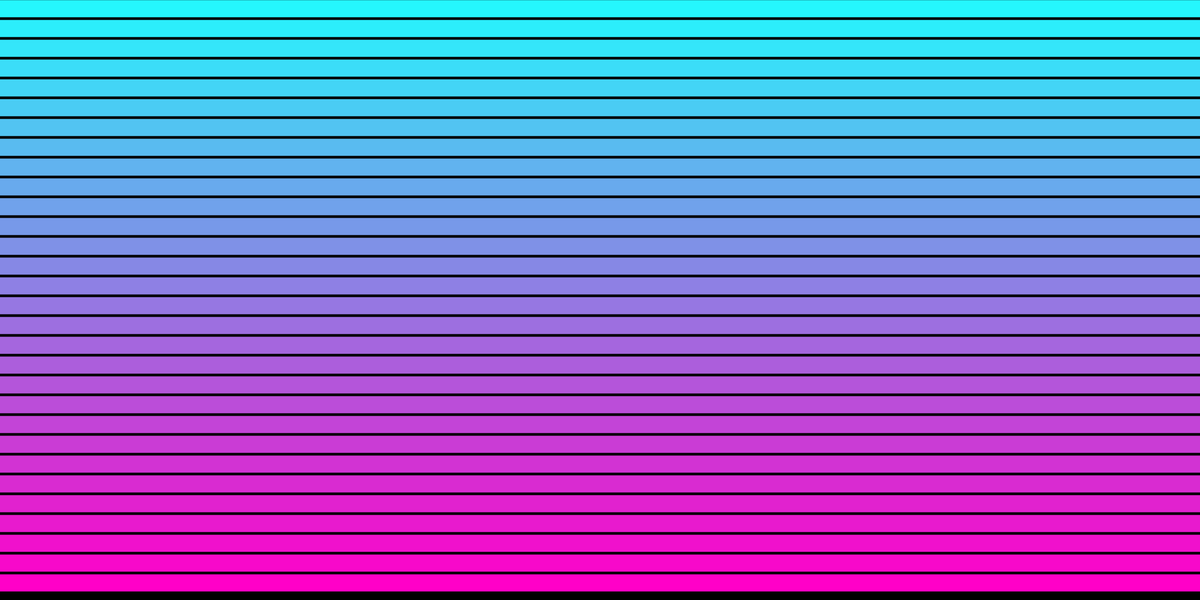
Frame 1 (no input)
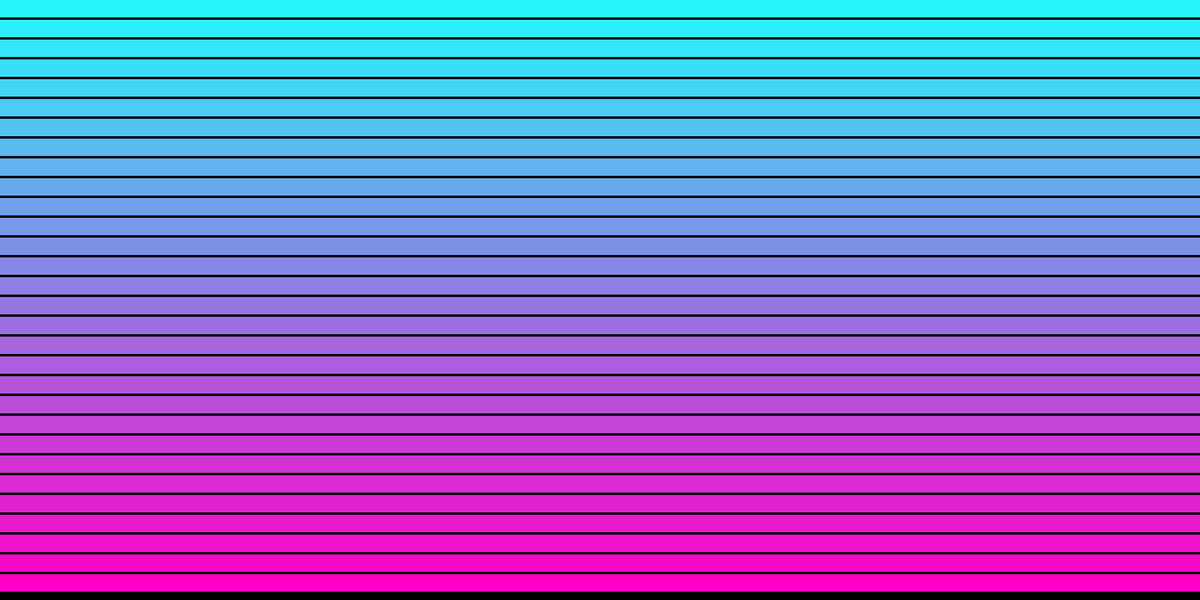
Frame 60 (the mouse pressed at the canvas centre just before this capture)
Frame 120 (the mouse held since frame 60 and released just before this capture): identical to frame 60, image omitted

The Processing sketch that drew these frames (run headless with seeded random() and noise(); from frame 60 on, the mouse is pressed at the canvas centre):

// Processing sketch: Color_Gradient
// ── Color_Gradient.pde
color from;  // Starting color
color to;  // Ending color
float stroke_weight;
int amount_of_lines;  // Increase this to get a more fluid gradient
float gap;  // Gaps between the lines, measured in pixels

// Stores color values
HashMap<String, Integer> colors = new HashMap<String, Integer>();  // Integer because HashMap can only refrence types

// TODO: Add variable to differ width of lines to create taper/bulge effect?
void setup()
{
    size(2000, 1000);
    // If in HSB just shifts color wheel through other colors
      // So use default RGB colorspace
    //colorMode(HSB, 360, 100, 100);

    // COLORS (in RGB)
    colors.put("yellow", color(255, 247, 0));
    colors.put("lime green", color(170, 255, 0));
    colors.put("seafoam green", color(0, 255, 213));
    colors.put("neon blue", color(29, 255, 255));
    colors.put("dark blue", color(0, 3, 66));
    colors.put("hot pink", color(255, 0, 200));

    from = colors.get("neon blue");
    to = colors.get("hot pink");
    
    amount_of_lines = 30;  // Increase this to get a more fluid gradient
    // Careful of gaps when line count is high
      // Big gaps should not be used on high line counts
    gap = 4.5;  // Gaps between the lines, measure in pixels
    // abs() for protection of gap value being higher than division
    stroke_weight = abs((height/amount_of_lines) - gap);  // So no line overlap (not visible anyways but eh)
    // Above 400 lines the lines on screen get so small unpredictable stuff happens
    if (amount_of_lines > 400)
      stroke_weight = 400;
    strokeWeight(stroke_weight);
    
    // RGB Color of gaps, if any
    background(0);
}

void draw()
{
  // Keep in draw loop, otherwise displays gaps where there shouldn't be
  for (int i = 1; i <= amount_of_lines; i++)
  {
    // Setting each line color to the gradient color
      // Float conversion so int division doesn't default it to 0 or 1
    stroke(lerpColor(from, to, float(i)/amount_of_lines));
    // Setting y coordinates for lines
      // i - 1 to start lines at the top of the screen
      // height/amount_of_lines to place each line at equal intervals
        // Floor solves some spacing issues with gaps
      // adding stroke_weight/2 so lines end at the bottom of the screen
    float y = ((i - 1) * floor(height/amount_of_lines)) + stroke_weight/2;
    
    // Actually drawing the line
    line(0, y, width, y);
  }
}
